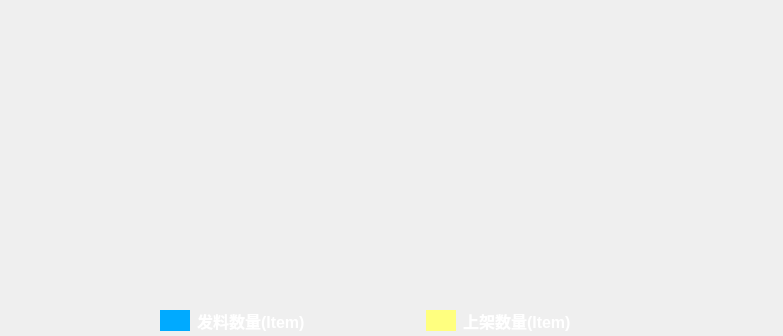
<?xml version="1.0" encoding="UTF-8"?>
<ui version="4.0">
 <class>Histogram</class>
 <widget class="QWidget" name="Histogram">
  <property name="geometry">
   <rect>
    <x>0</x>
    <y>0</y>
    <width>783</width>
    <height>336</height>
   </rect>
  </property>
  <property name="windowTitle">
   <string>Form</string>
  </property>
  <widget class="QWidget" name="layoutWidget">
   <property name="geometry">
    <rect>
     <x>160</x>
     <y>310</y>
     <width>451</width>
     <height>21</height>
    </rect>
   </property>
   <layout class="QHBoxLayout" name="horizontalLayout_3" stretch="1,1">
    <property name="spacing">
     <number>80</number>
    </property>
    <item>
     <layout class="QHBoxLayout" name="horizontalLayout" stretch="1,5">
      <property name="spacing">
       <number>7</number>
      </property>
      <item>
       <widget class="QLabel" name="label_3">
        <property name="sizePolicy">
         <sizepolicy hsizetype="Preferred" vsizetype="Preferred">
          <horstretch>0</horstretch>
          <verstretch>0</verstretch>
         </sizepolicy>
        </property>
        <property name="styleSheet">
         <string notr="true">background-color: rgb(0, 170, 255);</string>
        </property>
        <property name="text">
         <string/>
        </property>
       </widget>
      </item>
      <item>
       <widget class="QLabel" name="label">
        <property name="font">
         <font>
          <pointsize>12</pointsize>
          <weight>75</weight>
          <bold>true</bold>
         </font>
        </property>
        <property name="styleSheet">
         <string notr="true">color: rgb(255, 255, 255);</string>
        </property>
        <property name="text">
         <string>发料数量(Item)</string>
        </property>
       </widget>
      </item>
     </layout>
    </item>
    <item>
     <layout class="QHBoxLayout" name="horizontalLayout_2" stretch="1,5">
      <property name="spacing">
       <number>7</number>
      </property>
      <item>
       <widget class="QLabel" name="label_4">
        <property name="sizePolicy">
         <sizepolicy hsizetype="Preferred" vsizetype="Preferred">
          <horstretch>0</horstretch>
          <verstretch>0</verstretch>
         </sizepolicy>
        </property>
        <property name="styleSheet">
         <string notr="true">background-color: rgb(255, 255, 127);</string>
        </property>
        <property name="text">
         <string/>
        </property>
       </widget>
      </item>
      <item>
       <widget class="QLabel" name="label_2">
        <property name="font">
         <font>
          <pointsize>12</pointsize>
          <weight>75</weight>
          <bold>true</bold>
         </font>
        </property>
        <property name="styleSheet">
         <string notr="true">color: rgb(255, 255, 255);
</string>
        </property>
        <property name="text">
         <string>上架数量(Item)</string>
        </property>
       </widget>
      </item>
     </layout>
    </item>
   </layout>
  </widget>
 </widget>
 <resources/>
 <connections/>
</ui>
